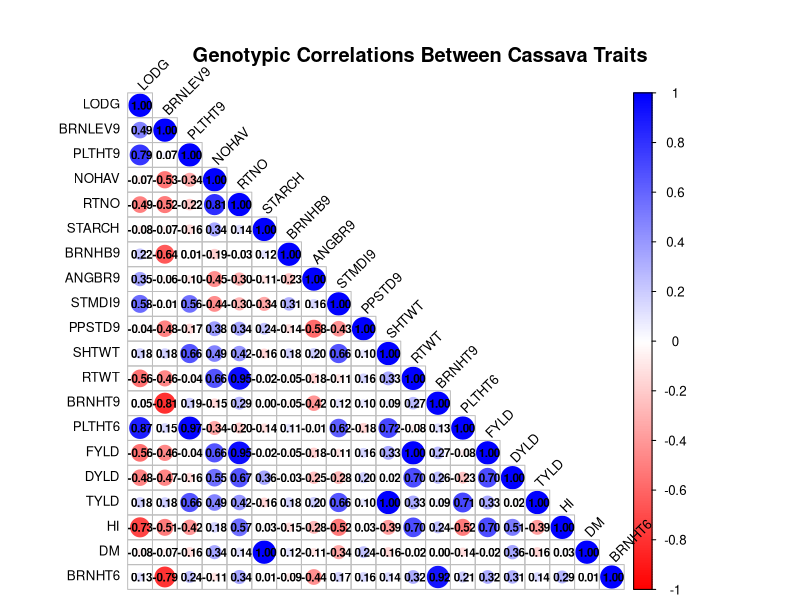

This chart was generated by the following R code:
############################################################
# Correlation Plot of Genotypic Correlations
# Data file: data/MOKWA META.csv
############################################################

# Load libraries
library(readxl)
library(corrplot)

# CREATE OUTPUT DIRECTORIES FIRST (THIS IS THE KEY FIX)
if(!dir.exists("outputs/tables")) {
  dir.create("outputs/tables", recursive = TRUE)
  cat("✅ Created outputs/tables directory\n")
}

if(!dir.exists("outputs/figures")) {
  dir.create("outputs/figures", recursive = TRUE)
  cat("✅ Created outputs/figures directory\n")
}

# Read the data
data <- read.csv("data/MOKWA META.csv", check.names = FALSE)

# Check if data loaded correctly
if(is.null(data)) {
  stop("❌ Could not load data file. Check if 'data/MOKWA META.csv' exists.")
}

cat("📊 Data loaded successfully. Dimensions:", dim(data), "\n")

# Extract correlation matrix
cor_matrix <- as.matrix(data[, -1])
rownames(cor_matrix) <- data[[1]]

# Verify matrix
cat("Correlation matrix size:", nrow(cor_matrix), "x", ncol(cor_matrix), "\n")

# Create correlation plot
png("outputs/figures/correlation_plot.png", width = 12, height = 10, units = "in", res = 300)
corrplot(cor_matrix, 
         method = "circle",
         type = "lower",
         order = "original",
         tl.col = "black",
         tl.srt = 45,
         tl.cex = 0.8,
         col = colorRampPalette(c("red", "white", "blue"))(200),
         addCoef.col = "black",
         number.cex = 0.7,
         cl.pos = "r",
         mar = c(0, 0, 2, 0))
title("Genotypic Correlations Between Cassava Traits", line = 1)
dev.off()
cat("✅ Figure saved to outputs/figures/correlation_plot.png\n")

# Save correlation matrix (NOW THIS WILL WORK)
write.csv(cor_matrix, "outputs/tables/correlation_matrix.csv")
cat("✅ Correlation matrix saved to outputs/tables/correlation_matrix.csv\n")

# Show first few rows
cat("\nFirst 5 rows of correlation matrix:\n")
print(round(cor_matrix[1:min(5, nrow(cor_matrix)), 1:min(5, ncol(cor_matrix))], 3))